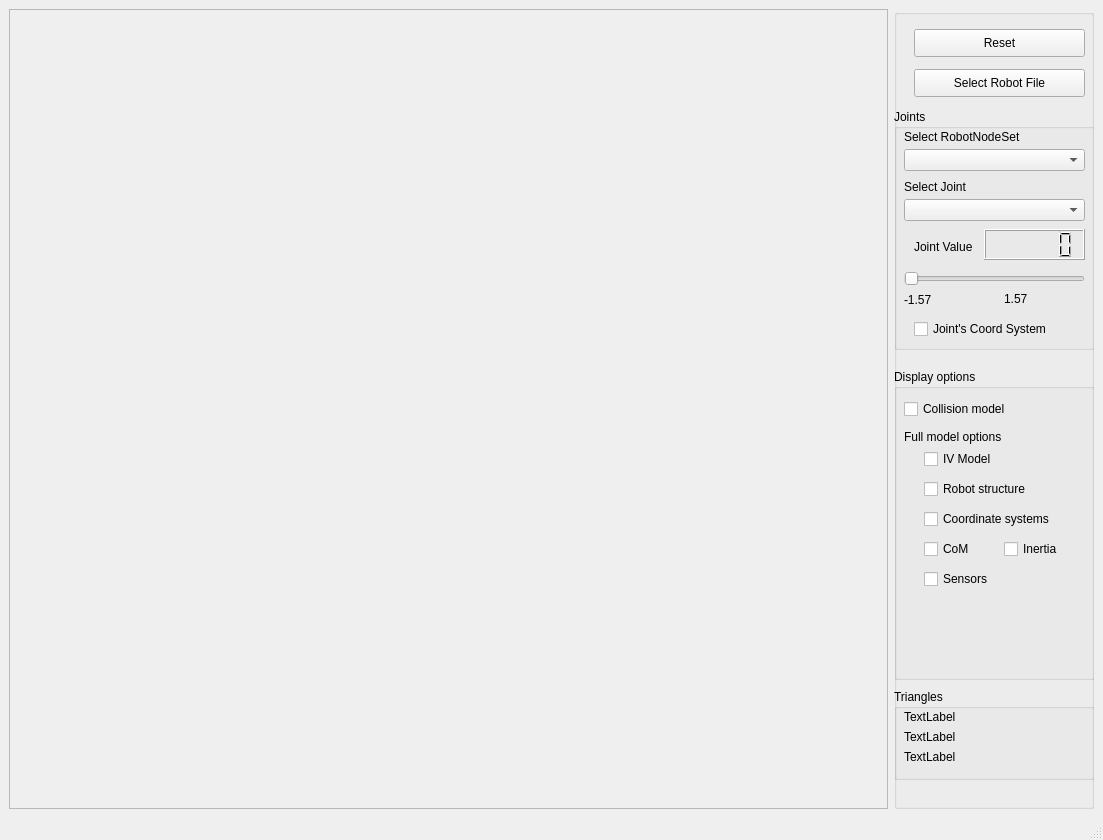
<?xml version="1.0" encoding="UTF-8"?>
<ui version="4.0">
 <class>MainWindowShowRobot</class>
 <widget class="QMainWindow" name="MainWindowShowRobot">
  <property name="geometry">
   <rect>
    <x>0</x>
    <y>0</y>
    <width>1103</width>
    <height>840</height>
   </rect>
  </property>
  <property name="windowTitle">
   <string>ColladaViewer</string>
  </property>
  <widget class="QWidget" name="centralwidget">
   <layout class="QGridLayout" name="gridLayout">
    <item row="0" column="0">
     <widget class="QFrame" name="frameViewer">
      <property name="frameShape">
       <enum>QFrame::StyledPanel</enum>
      </property>
      <property name="frameShadow">
       <enum>QFrame::Raised</enum>
      </property>
     </widget>
    </item>
    <item row="0" column="1">
     <widget class="QGroupBox" name="groupBox">
      <property name="maximumSize">
       <size>
        <width>200</width>
        <height>16777215</height>
       </size>
      </property>
      <property name="title">
       <string/>
      </property>
      <widget class="QPushButton" name="pushButtonReset">
       <property name="geometry">
        <rect>
         <x>20</x>
         <y>20</y>
         <width>171</width>
         <height>28</height>
        </rect>
       </property>
       <property name="text">
        <string>Reset</string>
       </property>
      </widget>
      <widget class="QGroupBox" name="groupBox_2">
       <property name="geometry">
        <rect>
         <x>0</x>
         <y>360</y>
         <width>201</width>
         <height>311</height>
        </rect>
       </property>
       <property name="title">
        <string>Display options</string>
       </property>
       <widget class="QCheckBox" name="checkBoxColModel">
        <property name="geometry">
         <rect>
          <x>10</x>
          <y>30</y>
          <width>131</width>
          <height>20</height>
         </rect>
        </property>
        <property name="text">
         <string>Collision model</string>
        </property>
       </widget>
       <widget class="QCheckBox" name="checkBoxStructure">
        <property name="geometry">
         <rect>
          <x>30</x>
          <y>110</y>
          <width>131</width>
          <height>20</height>
         </rect>
        </property>
        <property name="text">
         <string>Robot structure</string>
        </property>
       </widget>
       <widget class="QCheckBox" name="checkBoxRobotCoordSystems">
        <property name="geometry">
         <rect>
          <x>30</x>
          <y>140</y>
          <width>131</width>
          <height>20</height>
         </rect>
        </property>
        <property name="text">
         <string>Coordinate systems</string>
        </property>
       </widget>
       <widget class="QCheckBox" name="checkBoxFullModel">
        <property name="geometry">
         <rect>
          <x>30</x>
          <y>80</y>
          <width>131</width>
          <height>20</height>
         </rect>
        </property>
        <property name="text">
         <string>IV Model</string>
        </property>
       </widget>
       <widget class="QLabel" name="label">
        <property name="geometry">
         <rect>
          <x>10</x>
          <y>60</y>
          <width>131</width>
          <height>16</height>
         </rect>
        </property>
        <property name="text">
         <string>Full model options</string>
        </property>
       </widget>
       <widget class="QCheckBox" name="checkBoxPhysicsCoM">
        <property name="geometry">
         <rect>
          <x>30</x>
          <y>170</y>
          <width>71</width>
          <height>20</height>
         </rect>
        </property>
        <property name="text">
         <string>CoM</string>
        </property>
       </widget>
       <widget class="QCheckBox" name="checkBoxPhysicsInertia">
        <property name="geometry">
         <rect>
          <x>110</x>
          <y>170</y>
          <width>81</width>
          <height>20</height>
         </rect>
        </property>
        <property name="text">
         <string>Inertia</string>
        </property>
       </widget>
       <widget class="QCheckBox" name="checkBoxSensors">
        <property name="geometry">
         <rect>
          <x>30</x>
          <y>200</y>
          <width>131</width>
          <height>20</height>
         </rect>
        </property>
        <property name="text">
         <string>Sensors</string>
        </property>
       </widget>
      </widget>
      <widget class="QPushButton" name="pushButtonLoad">
       <property name="geometry">
        <rect>
         <x>20</x>
         <y>60</y>
         <width>171</width>
         <height>28</height>
        </rect>
       </property>
       <property name="text">
        <string>Select Robot File</string>
       </property>
      </widget>
      <widget class="QGroupBox" name="groupBox_3">
       <property name="geometry">
        <rect>
         <x>0</x>
         <y>100</y>
         <width>201</width>
         <height>241</height>
        </rect>
       </property>
       <property name="title">
        <string>Joints</string>
       </property>
       <property name="flat">
        <bool>false</bool>
       </property>
       <property name="checkable">
        <bool>false</bool>
       </property>
       <widget class="QLabel" name="label_2">
        <property name="geometry">
         <rect>
          <x>20</x>
          <y>130</y>
          <width>81</width>
          <height>16</height>
         </rect>
        </property>
        <property name="text">
         <string>Joint Value</string>
        </property>
       </widget>
       <widget class="QLCDNumber" name="lcdNumberJointValue">
        <property name="geometry">
         <rect>
          <x>90</x>
          <y>120</y>
          <width>101</width>
          <height>31</height>
         </rect>
        </property>
        <property name="smallDecimalPoint">
         <bool>true</bool>
        </property>
        <property name="numDigits">
         <number>5</number>
        </property>
        <property name="digitCount">
         <number>5</number>
        </property>
        <property name="value" stdset="0">
         <double>0.000000000000000</double>
        </property>
       </widget>
       <widget class="QSlider" name="horizontalSliderPos">
        <property name="geometry">
         <rect>
          <x>10</x>
          <y>160</y>
          <width>181</width>
          <height>20</height>
         </rect>
        </property>
        <property name="maximum">
         <number>1000</number>
        </property>
        <property name="pageStep">
         <number>50</number>
        </property>
        <property name="orientation">
         <enum>Qt::Horizontal</enum>
        </property>
       </widget>
       <widget class="QLabel" name="labelMinPos">
        <property name="geometry">
         <rect>
          <x>10</x>
          <y>180</y>
          <width>91</width>
          <height>21</height>
         </rect>
        </property>
        <property name="text">
         <string>-1.57</string>
        </property>
       </widget>
       <widget class="QLabel" name="labelMaxPos">
        <property name="geometry">
         <rect>
          <x>110</x>
          <y>180</y>
          <width>81</width>
          <height>20</height>
         </rect>
        </property>
        <property name="layoutDirection">
         <enum>Qt::RightToLeft</enum>
        </property>
        <property name="text">
         <string>1.57</string>
        </property>
       </widget>
       <widget class="QComboBox" name="comboBoxJoint">
        <property name="geometry">
         <rect>
          <x>10</x>
          <y>90</y>
          <width>181</width>
          <height>22</height>
         </rect>
        </property>
       </widget>
       <widget class="QCheckBox" name="checkBoxShowCoordSystem">
        <property name="geometry">
         <rect>
          <x>20</x>
          <y>210</y>
          <width>161</width>
          <height>20</height>
         </rect>
        </property>
        <property name="text">
         <string>Joint's Coord System</string>
        </property>
       </widget>
       <widget class="QComboBox" name="comboBoxRobotNodeSet">
        <property name="geometry">
         <rect>
          <x>10</x>
          <y>40</y>
          <width>181</width>
          <height>22</height>
         </rect>
        </property>
       </widget>
       <widget class="QLabel" name="label_3">
        <property name="geometry">
         <rect>
          <x>10</x>
          <y>20</y>
          <width>131</width>
          <height>16</height>
         </rect>
        </property>
        <property name="text">
         <string>Select RobotNodeSet</string>
        </property>
       </widget>
       <widget class="QLabel" name="label_4">
        <property name="geometry">
         <rect>
          <x>10</x>
          <y>70</y>
          <width>131</width>
          <height>16</height>
         </rect>
        </property>
        <property name="text">
         <string>Select Joint</string>
        </property>
       </widget>
      </widget>
      <widget class="QGroupBox" name="groupBox_5">
       <property name="geometry">
        <rect>
         <x>0</x>
         <y>680</y>
         <width>201</width>
         <height>91</height>
        </rect>
       </property>
       <property name="title">
        <string>Triangles</string>
       </property>
       <widget class="QLabel" name="labelInfo1">
        <property name="geometry">
         <rect>
          <x>10</x>
          <y>20</y>
          <width>181</width>
          <height>16</height>
         </rect>
        </property>
        <property name="text">
         <string>TextLabel</string>
        </property>
       </widget>
       <widget class="QLabel" name="labelInfo2">
        <property name="geometry">
         <rect>
          <x>10</x>
          <y>40</y>
          <width>191</width>
          <height>16</height>
         </rect>
        </property>
        <property name="text">
         <string>TextLabel</string>
        </property>
       </widget>
       <widget class="QLabel" name="labelInfo3">
        <property name="geometry">
         <rect>
          <x>10</x>
          <y>60</y>
          <width>191</width>
          <height>16</height>
         </rect>
        </property>
        <property name="text">
         <string>TextLabel</string>
        </property>
       </widget>
      </widget>
     </widget>
    </item>
   </layout>
  </widget>
  <widget class="QMenuBar" name="menubar">
   <property name="geometry">
    <rect>
     <x>0</x>
     <y>0</y>
     <width>1103</width>
     <height>21</height>
    </rect>
   </property>
  </widget>
  <widget class="QStatusBar" name="statusbar"/>
 </widget>
 <resources/>
 <connections/>
</ui>
